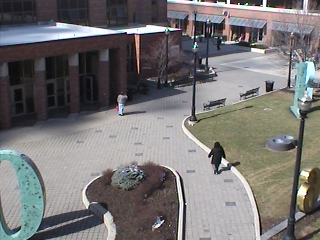
%> input picture particle_filter_experiment/images/image0.bmp, 320 x 240 px
$ octave naive_pf.m   (GNU Octave 9; MATLAB toolbox functions it lacks are replaced by stand-ins)
%> lines starting %> are read from the running program, lines starting %| are printed output that depends on the picture
clc
clear all
close all
%%
% define human block
w = 18;
h = 32;
sigma_x = 1.0*sqrt(w);
sigma_y = 1.0*sqrt(h);

%% manually place the human block on the first image (i==0)
image_name = strcat(pwd,'\images\image0.bmp');
I = imread(image_name);
%> I is the input picture: size 240x320x3 uint8; mean R, G, B 118.5, 116.2, 116.2
IMG = rgb2gray(I);
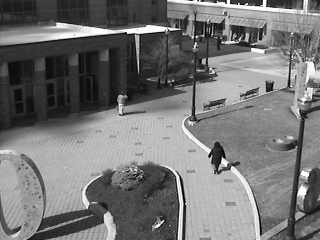
%> IMG: size 240x320 uint8; min 1, max 254, mean 116.8
imshow(IMG);
title(strcat('image0'));

x_center = 218; % initial position picked by hand
y_center = 158;

v_x = -0.2*w; % initial velocity guess
v_y = -0.2*h;

% draw block
rectangle('Position',[x_center-0.5*w  y_center-0.5*h w h],'EdgeColor','r');
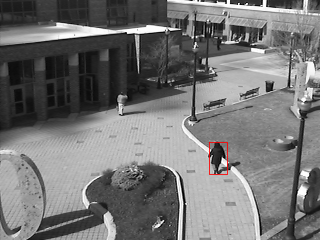
%> figure redrawn from the program's plot data; its title reads 'image0'

% generate random samples

prior_next_x_center = x_center + v_x;
prior_next_y_center = y_center + v_y;

N =100; % 100 samples
X = prior_next_x_center + sigma_x*randn(N,1);
Y = prior_next_y_center + sigma_y*randn(N,1);


% calculate the histogram in the hand-picked human block
B = IMG(round(y_center)-round(0.5*h) : round(y_center)+round(0.5*h),...
     round(x_center)-round( 0.5*w) : round(x_center)+round(0.5*w) );
bin_centers = 7.5: 16: 247.5;
H0 = hist( double(sort(reshape(B,[],1))), bin_centers);
%> H0 = [23 65 115 59 31 14 12 59 61 21 17 63 41 12 14 20]
H0 = H0/sum(H0);
%> H0 = [0.0367 0.104 0.183 0.0941 0.0494 0.0223 0.0191 0.0941 0.0973 0.0335 0.0271 0.1 0.0654 0.0191 0.0223 0.0319]

pause(1);


%% tracking
for i = 1:12
    image_name = strcat(pwd,'\images\image',num2str(i),'.bmp');
%> (the run ends here)

$ run again, with particle_filter_experiment/images/image10.bmp copied over particle_filter_experiment/images/image0.bmp
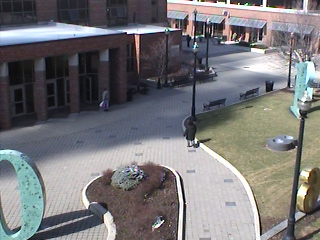
%> input picture particle_filter_experiment/images/image10.bmp, 320 x 240 px
%> I is the input picture: size 240x320x3 uint8; mean R, G, B 118.9, 118, 120.3
%> `IMG = rgb2gray(I);`:
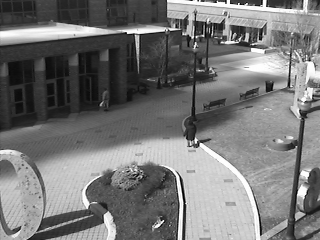
%> IMG: size 240x320 uint8; min 1, max 254, mean 118.5
%> `rectangle('Position',[x_center-0.5*w  y_center-0.5*h w h],'EdgeColor',..`:
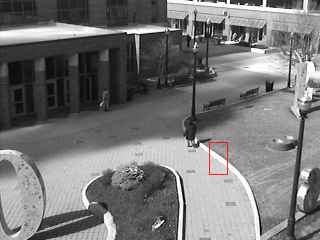
%> figure redrawn from the program's plot data; its title reads 'image0'
%> `H0 = hist( double(sort(reshape(B,[],1))), bin_centers);`: H0 = [0 0 0 0 0 1 4 9 65 126 40 7 55 209 6 105]
%> `H0 = H0/sum(H0);`: H0 = [0 0 0 0 0 0.00159 0.00638 0.0144 0.104 0.201 0.0638 0.0112 0.0877 0.333 0.00957 0.167]
